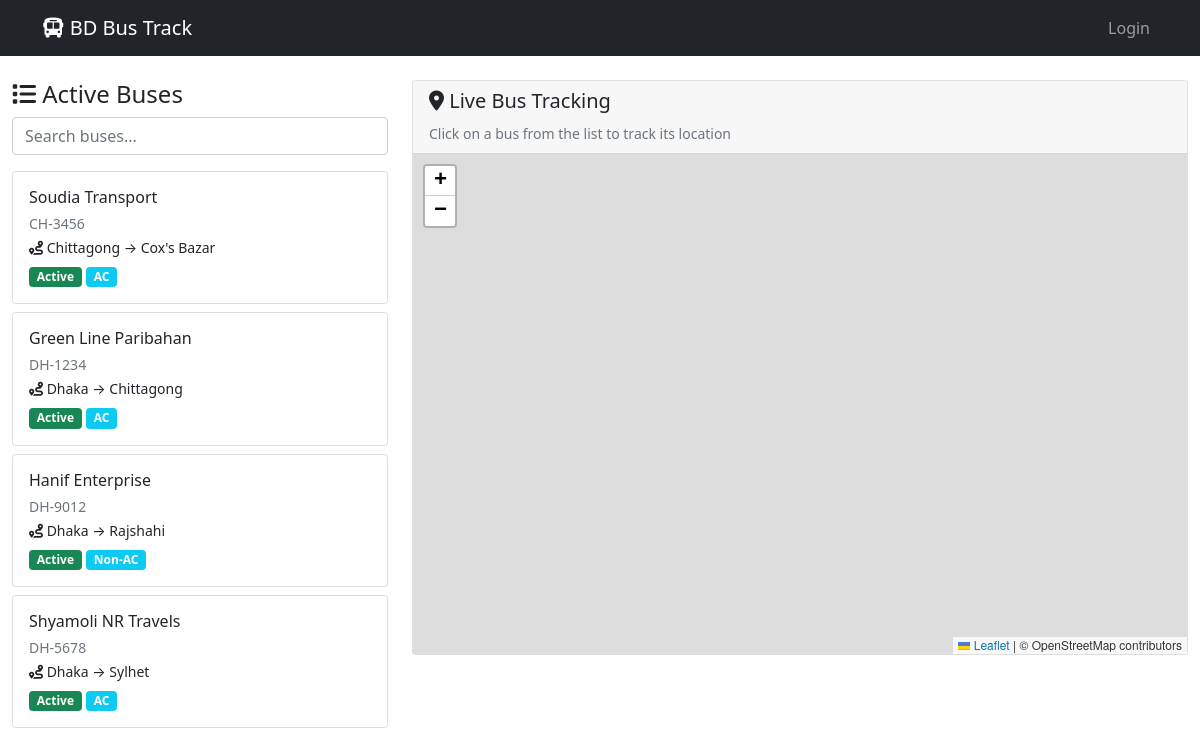
/tracking.php, run on the app's committed database.
### tables this page shows
CREATE TABLE buses (
    id INT AUTO_INCREMENT PRIMARY KEY,
    bus_number VARCHAR(20) UNIQUE NOT NULL,
    bus_name VARCHAR(100) NOT NULL,
    route_id INT,
    total_seats INT DEFAULT 40,
    bus_type ENUM('AC', 'Non-AC') DEFAULT 'Non-AC',
    current_lat DECIMAL(10, 8) DEFAULT NULL,
    current_lng DECIMAL(11, 8) DEFAULT NULL,
    status ENUM('active', 'inactive', 'maintenance') DEFAULT 'active',
    departure_time TIME NOT NULL,
    arrival_time TIME NOT NULL,
    FOREIGN KEY (route_id) REFERENCES routes(id)
);

CREATE TABLE routes (
    id INT AUTO_INCREMENT PRIMARY KEY,
    route_name VARCHAR(100) NOT NULL,
    from_city VARCHAR(50) NOT NULL,
    to_city VARCHAR(50) NOT NULL,
    distance INT NOT NULL,
    duration VARCHAR(20) NOT NULL,
    fare DECIMAL(10,2) NOT NULL,
    created_at TIMESTAMP DEFAULT CURRENT_TIMESTAMP
);

### database.php (called while the page is built, shortened)
<?php
function isLoggedIn() {
    return isset($_SESSION['user_id']);
}
?>

### tracking.php (the view, shortened to what this page needs)
<?php
require_once 'config/database.php';
$conn = getConnection();
$buses_query = "SELECT b.*, r.route_name, r.from_city, r.to_city
                FROM buses b
                JOIN routes r ON b.route_id = r.id
                WHERE b.status = 'active'
                ORDER BY r.route_name";
$buses_result = $conn->query($buses_query);
?>
<!DOCTYPE html>
<html lang="en">
<head>
    <link href="https://cdn.jsdelivr.net/npm/bootstrap@5.1.3/dist/css/bootstrap.min.css" rel="stylesheet">
    <link href="https://cdnjs.cloudflare.com/ajax/libs/font-awesome/6.0.0/css/all.min.css" rel="stylesheet">
    <link rel="stylesheet" href="https://unpkg.com/leaflet@1.7.1/dist/leaflet.css" />
</head>
<body>
    <nav class="navbar navbar-expand-lg navbar-dark bg-dark">
        <div class="container">
            <a class="navbar-brand" href="index.html">
                <i class="fas fa-bus"></i> BD Bus Track
            </a>
            <div class="navbar-nav ms-auto">
                <?php if (isLoggedIn()): ?>
                    <span class="navbar-text me-3">Welcome, <?php echo $_SESSION['user_name']; ?></span>
                    <a class="nav-link" href="logout.php">Logout</a>
                <?php else: ?>
                    <a class="nav-link" href="login.php">Login</a>
                <?php endif; ?>
            </div>
        </div>
    </nav>
    <div class="container-fluid mt-4">
        <div class="row">
            <div class="col-md-4">
                <h4><i class="fas fa-list"></i> Active Buses</h4>
                <div class="mb-3">
                    <input type="text" id="searchBus" class="form-control" placeholder="Search buses...">
                </div>
                <div id="busList">
                    <?php while ($bus = $buses_result->fetch_assoc()): ?>
                    <div class="card bus-card mb-2" onclick="trackBus(<?php echo $bus['id']; ?>, '<?php echo $bus['bus_name']; ?>', <?php echo $bus['current_lat']; ?>, <?php echo $bus['current_lng']; ?>)">
                        <div class="card-body p-3">
                            <h6 class="card-title mb-1"><?php echo $bus['bus_name']; ?></h6>
                            <small class="text-muted"><?php echo $bus['bus_number']; ?></small>
                            <p class="card-text mb-1">
                                <small><i class="fas fa-route"></i> <?php echo $bus['from_city'] . ' → ' . $bus['to_city']; ?></small>
                            </p>
                            <span class="badge bg-success">Active</span>
                            <span class="badge bg-info"><?php echo $bus['bus_type']; ?></span>
                        </div>
                    </div>
                    <?php endwhile; ?>
                </div>
            </div>
            <div class="col-md-8">
                <div class="card">
                    <div class="card-header">
                        <h5><i class="fas fa-map-marker-alt"></i> Live Bus Tracking</h5>
                        <small class="text-muted">Click on a bus from the list to track its location</small>
                    </div>
                    <div class="card-body p-0">
                        <div id="map"></div>
                    </div>
                </div>
            </div>
        </div>
    </div>
</body>
</html>

### tracking.php (style rules this page uses)
#map { height: 500px; width: 100%; }
.bus-card { cursor: pointer; transition: all 0.3s; }

### data on the page
buses: bus_name "Soudia Transport", bus_number "CH-3456", route.from_city "Chittagong", route.to_city "Cox's Bazar", bus_type "AC"
buses: bus_name "Green Line Paribahan", bus_number "DH-1234", route.from_city "Dhaka", route.to_city "Chittagong", bus_type "AC"
buses: bus_name "Hanif Enterprise", bus_number "DH-9012", route.from_city "Dhaka", route.to_city "Rajshahi", bus_type "Non-AC"
buses: bus_name "Shyamoli NR Travels", bus_number "DH-5678", route.from_city "Dhaka", route.to_city "Sylhet", bus_type "AC"
